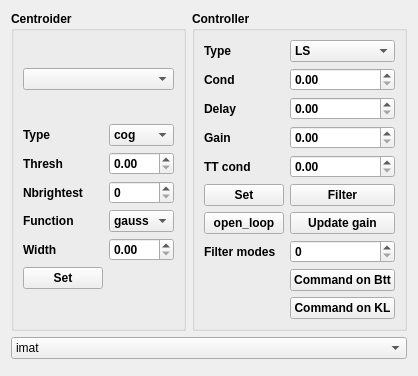
         <widget class="QWidget" name="tab_4">
          <attribute name="title">
           <string>RTC</string>
          </attribute>
          <layout class="QVBoxLayout" name="verticalLayout_16">
           <item>
            <layout class="QHBoxLayout" name="horizontalLayout_10">
             <item>
              <widget class="QGroupBox" name="groupBox_5">
               <property name="font">
                <font>
                 <weight>75</weight>
                 <bold>true</bold>
                </font>
               </property>
               <property name="title">
                <string>Centroider</string>
               </property>
               <layout class="QVBoxLayout" name="verticalLayout_14">
                <item>
                 <widget class="QComboBox" name="wao_selectCentro"/>
                </item>
                <item>
                 <layout class="QGridLayout" name="gridLayout_6">
                  <item row="3" column="0">
                   <widget class="QLabel" name="label_46">
                    <property name="text">
                     <string>Function</string>
                    </property>
                   </widget>
                  </item>
                  <item row="3" column="1">
                   <widget class="QComboBox" name="wao_centroFunctionSelector">
                    <item>
                     <property name="text">
                      <string>gauss</string>
                     </property>
                    </item>
                    <item>
                     <property name="text">
                      <string>model</string>
                     </property>
                    </item>
                   </widget>
                  </item>
                  <item row="4" column="1">
                   <widget class="QDoubleSpinBox" name="wao_centroWidth"/>
                  </item>
                  <item row="0" column="1">
                   <widget class="QComboBox" name="wao_centroTypeSelector">
                    <item>
                     <property name="text">
                      <string>cog</string>
                     </property>
                    </item>
                    <item>
                     <property name="text">
                      <string>tcog</string>
                     </property>
                    </item>
                    <item>
                     <property name="text">
                      <string>bpcog</string>
                     </property>
                    </item>
                    <item>
                     <property name="text">
                      <string>wcog</string>
                     </property>
                    </item>
                    <item>
                     <property name="text">
                      <string>corr</string>
                     </property>
                    </item>
                    <item>
                     <property name="text">
                      <string>pyr</string>
                     </property>
                    </item>
                   </widget>
                  </item>
                  <item row="1" column="1">
                   <widget class="QDoubleSpinBox" name="wao_centroThresh"/>
                  </item>
                  <item row="2" column="1">
                   <widget class="QSpinBox" name="wao_centroNbrightest">
                    <property name="maximum">
                     <number>10000</number>
                    </property>
                   </widget>
                  </item>
                  <item row="2" column="0">
                   <widget class="QLabel" name="label_45">
                    <property name="text">
                     <string>Nbrightest</string>
                    </property>
                   </widget>
                  </item>
                  <item row="0" column="0">
                   <widget class="QLabel" name="label_43">
                    <property name="text">
                     <string>Type</string>
                    </property>
                   </widget>
                  </item>
                  <item row="4" column="0">
                   <widget class="QLabel" name="label_47">
                    <property name="text">
                     <string>Width</string>
                    </property>
                   </widget>
                  </item>
                  <item row="5" column="0">
                   <widget class="QPushButton" name="wao_setCentro">
                    <property name="text">
                     <string>Set</string>
                    </property>
                   </widget>
                  </item>
                  <item row="1" column="0">
                   <widget class="QLabel" name="label_44">
                    <property name="text">
                     <string>Thresh</string>
                    </property>
                   </widget>
                  </item>
                 </layout>
                </item>
               </layout>
              </widget>
             </item>
             <item>
              <widget class="QGroupBox" name="groupBox_6">
               <property name="font">
                <font>
                 <weight>75</weight>
                 <bold>true</bold>
                </font>
               </property>
               <property name="title">
                <string>Controller</string>
               </property>
               <layout class="QVBoxLayout" name="verticalLayout_15">
                <item>
                 <layout class="QGridLayout" name="gridLayout_7">
                  <property name="verticalSpacing">
                   <number>6</number>
                  </property>
                  <item row="4" column="0">
                   <widget class="QLabel" name="label_51">
                    <property name="text">
                     <string>TT cond</string>
                    </property>
                   </widget>
                  </item>
                  <item row="7" column="0">
                   <widget class="QPushButton" name="wao_open_loop">
                    <property name="text">
                     <string>open_loop</string>
                    </property>
                   </widget>
                  </item>
                  <item row="4" column="1">
                   <widget class="QDoubleSpinBox" name="wao_controlTTcond">
                    <property name="maximum">
                     <double>100000000.000000000000000</double>
                    </property>
                   </widget>
                  </item>
                  <item row="7" column="1">
                   <widget class="QPushButton" name="wao_update_gain">
                    <property name="text">
                     <string>Update gain</string>
                    </property>
                   </widget>
                  </item>
                  <item row="6" column="1">
                   <widget class="QPushButton" name="wao_filterControl">
                    <property name="text">
                     <string>Filter</string>
                    </property>
                   </widget>
                  </item>
                  <item row="1" column="0">
                   <widget class="QLabel" name="label_52">
                    <property name="text">
                     <string>Cond</string>
                    </property>
                   </widget>
                  </item>
                  <item row="6" column="0">
                   <widget class="QPushButton" name="wao_setControl">
                    <property name="text">
                     <string>Set</string>
                    </property>
                   </widget>
                  </item>
                  <item row="1" column="1">
                   <widget class="QDoubleSpinBox" name="wao_controlCond">
                    <property name="maximum">
                     <double>10000000.000000000000000</double>
                    </property>
                   </widget>
                  </item>
                  <item row="0" column="0">
                   <widget class="QLabel" name="label_50">
                    <property name="text">
                     <string>Type</string>
                    </property>
                   </widget>
                  </item>
                  <item row="2" column="0">
                   <widget class="QLabel" name="label_49">
                    <property name="text">
                     <string>Delay</string>
                    </property>
                   </widget>
                  </item>
                  <item row="3" column="1">
                   <widget class="QDoubleSpinBox" name="wao_controlGain">
                    <property name="maximum">
                     <double>10.000000000000000</double>
                    </property>
                    <property name="singleStep">
                     <double>0.100000000000000</double>
                    </property>
                   </widget>
                  </item>
                  <item row="2" column="1">
                   <widget class="QDoubleSpinBox" name="wao_controlDelay"/>
                  </item>
                  <item row="3" column="0">
                   <widget class="QLabel" name="label_48">
                    <property name="text">
                     <string>Gain</string>
                    </property>
                   </widget>
                  </item>
                  <item row="0" column="1">
                   <widget class="QComboBox" name="wao_controlTypeSelector">
                    <item>
                     <property name="text">
                      <string>LS</string>
                     </property>
                    </item>
                    <item>
                     <property name="text">
                      <string>MV</string>
                     </property>
                    </item>
                    <item>
                     <property name="text">
                      <string>PROJ</string>
                     </property>
                    </item>
                    <item>
                     <property name="text">
                      <string>OptiMods</string>
                     </property>
                    </item>
                    <item>
                     <property name="text">
                      <string>CuReD</string>
                     </property>
                    </item>
                    <item>
                     <property name="text">
                      <string>Generic</string>
                     </property>
                    </item>
                   </widget>
                  </item>
                  <item row="8" column="1">
                   <widget class="QSpinBox" name="wao_filterBtt">
                    <property name="maximum">
                     <number>9999</number>
                    </property>
                   </widget>
                  </item>
                  <item row="8" column="0">
                   <widget class="QLabel" name="label_61">
                    <property name="text">
                     <string>Filter modes</string>
                    </property>
                   </widget>
                  </item>
                  <item row="9" column="1">
                   <widget class="QPushButton" name="wao_commandBtt">
                    <property name="text">
                     <string>Command on Btt</string>
                    </property>
                   </widget>
                  </item>
                  <item row="10" column="1">
                   <widget class="QPushButton" name="wao_commandKL">
                    <property name="text">
                     <string>Command on KL</string>
                    </property>
                   </widget>
                  </item>
                 </layout>
                </item>
               </layout>
              </widget>
             </item>
            </layout>
           </item>
           <item>
            <layout class="QGridLayout" name="gridLayout_8">
             <item row="0" column="0">
              <widget class="QComboBox" name="wao_selectRtcMatrix">
               <item>
                <property name="text">
                 <string>imat</string>
                </property>
               </item>
               <item>
                <property name="text">
                 <string>cmat</string>
                </property>
               </item>
               <item>
                <property name="text">
                 <string>Eigenvalues</string>
                </property>
               </item>
               <item>
                <property name="text">
                 <string>Cmm</string>
                </property>
               </item>
               <item>
                <property name="text">
                 <string>Cmm inverse</string>
                </property>
               </item>
               <item>
                <property name="text">
                 <string>Cmm eigen</string>
                </property>
               </item>
               <item>
                <property name="text">
                 <string>Cphim</string>
                </property>
               </item>
              </widget>
             </item>
             <item row="1" column="0">
              <widget class="MatplotlibWidget" name="wao_rtcWindow" native="true">
               <property name="sizePolicy">
                <sizepolicy hsizetype="Expanding" vsizetype="Expanding">
                 <horstretch>0</horstretch>
                 <verstretch>0</verstretch>
                </sizepolicy>
               </property>
               <property name="minimumSize">
                <size>
                 <width>0</width>
                 <height>0</height>
                </size>
               </property>
              </widget>
             </item>
            </layout>
           </item>
          </layout>
         </widget>
